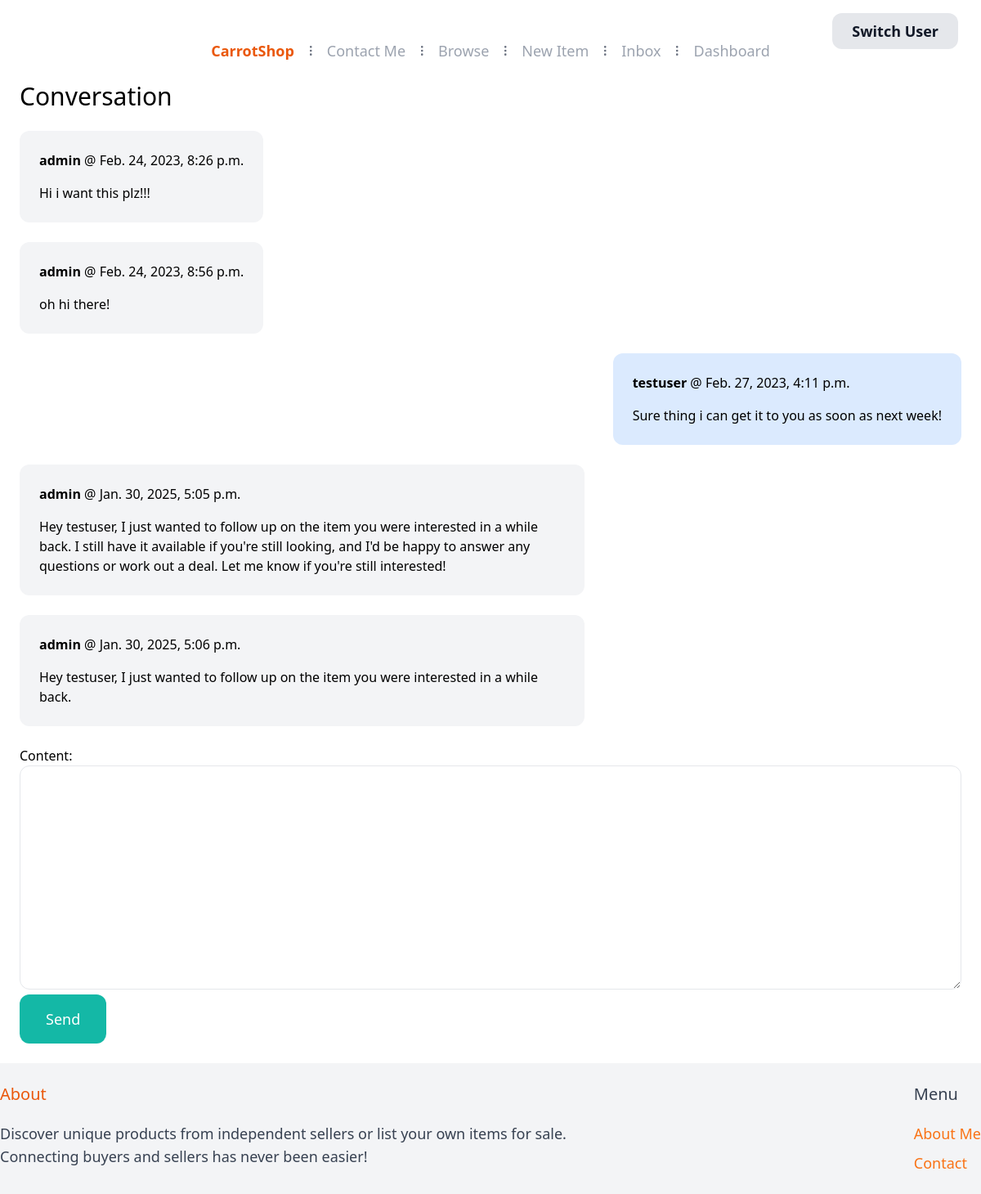
Screenshot of /inbox/1/ (signed in) with the database file from the repository.
### conversation/models.py (models this page shows)
class ConversationMessage(models.Model):
    conversation = models.ForeignKey(Conversation,related_name='messages', on_delete=models.CASCADE)
    content = models.TextField()
    created_at = models.DateTimeField(auto_now_add=True)
    created_by = models.ForeignKey(User, related_name='created_messages', on_delete=models.CASCADE)

### conversation/views.py (the view)
# urls.py: path('<int:pk>/', views.detail, name='detail'),
@login_required
def detail(request, pk):
    conversation = Conversation.objects.filter(members__in=[request.user.id]).get(pk=pk)
    if request.method == 'POST':
        form = ConversationMessageForm(request.POST)
        if form.is_valid():
            conversation_message = form.save(commit=False)
            conversation_message.conversation = conversation
            conversation_message.created_by = request.user
            conversation_message.save()
            conversation.save()
            return redirect('conversation:detail', pk=pk)
    else:
        form = ConversationMessageForm()
    return render(request, 'conversation/detail.html', {
        'conversation': conversation,
        'form': form
    })

### conversation/forms.py
class ConversationMessageForm(forms.ModelForm):
    class Meta:
        model = ConversationMessage
        fields = ('content',)
        widgets = {
            'content': forms.Textarea(attrs={
                'class': 'w-full py-4 px-6 rounded-xl border'
            })
        }

### conversation/templates/conversation/detail.html
{% extends 'core/base.html' %} {% block title %}Conversation{% endblock %} {% block content %}
<h1 class="mb-6 text-3xl">Conversation</h1>
<div class="space-y-6">
  {% for message in conversation.messages.all %}
  <div class="flex {% if message.created_by == request.user %} justify-end {% else %} justify-start {% endif %}">
    <div class="p-6 rounded-xl {% if message.created_by == request.user %} bg-blue-100 {% else %} bg-gray-100 {% endif %} max-w-max sm:max-w-[80%] lg:max-w-[60%] xl:max-w-[45%] w-fit sm:w-auto">
      <p class="mb-4"><strong>{{ message.created_by.username }}</strong> @ {{ message.created_at }}</p>
      <p>{{ message.content }}</p>
    </div>
  </div>
  {% endfor %}
</div>
<form method="post" action="." class="mt-6">
  {% csrf_token %} {{ form.as_p }}
  <button class="py-4 px-8 text-lg bg-teal-500 hover:bg-teal-700 rounded-xl text-white">Send</button>
</form>
{% endblock %}

### rows the page displays
ConversationMessage: created_by.username "admin", created_at "Feb. 24, 2023, 8:26 p.m.", content "Hi i want this plz!!!"
ConversationMessage: created_by.username "admin", created_at "Feb. 24, 2023, 8:56 p.m.", content "oh hi there!"
ConversationMessage: created_by.username "testuser", created_at "Feb. 27, 2023, 4:11 p.m.", content "Sure thing i can get it to you as soon as next week!"
ConversationMessage: created_by.username "admin", created_at "Jan. 30, 2025, 5:05 p.m.", content "Hey testuser, I just wanted to follow up on the item you were interested in a while back. I still have it available if you're still looking, and I'd be happy to answer any questions or work out a deal. Let me know if you're still interested!"
ConversationMessage: created_by.username "admin", created_at "Jan. 30, 2025, 5:06 p.m.", content "Hey testuser, I just wanted to follow up on the item you were interested in a while back."
